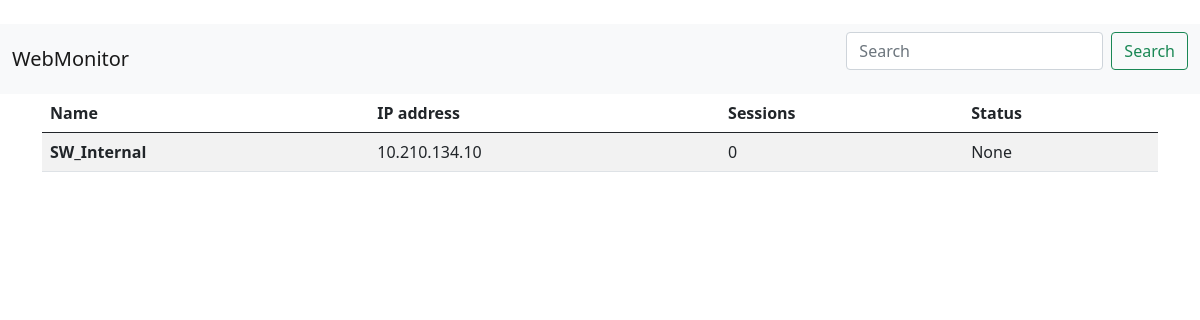
Before: / with the older database file.
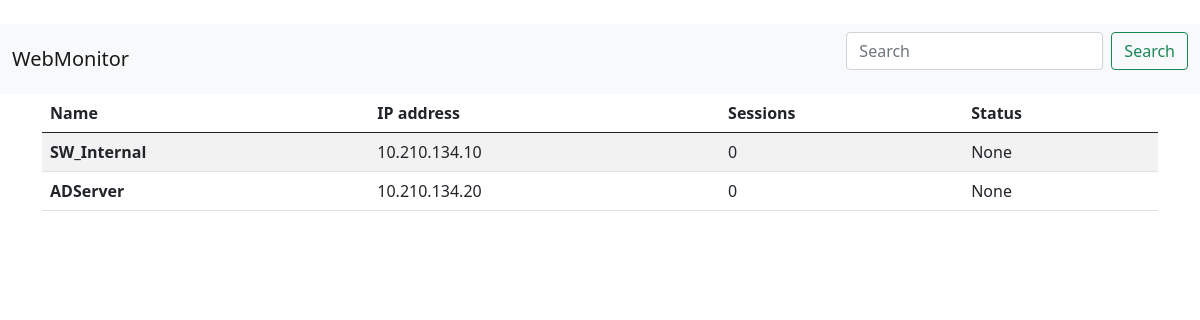
After: the same page with the newer database file.
### WebMonitor/models.py (models this page shows, shortened)
class Device(models.Model):
    name = models.CharField(max_length=50)
    type = models.CharField(max_length=30)
    producent = models.CharField(max_length=50)
    model = models.CharField(max_length=50)
    macaddress = models.CharField(max_length=20)
    ipaddress = models.GenericIPAddressField()
    sessions = models.PositiveIntegerField()
    status = models.NullBooleanField()

### WebMonitor/views.py (the view)
# urls.py: path('', views.dashboard, name='webmonitorhome'),
def dashboard(request):
    context = {
        'devices': Device.objects.all()
    }
    return render(request, 'WebMonitor/dashboard.html', context)

### WebMonitor/templates/WebMonitor/dashboard.html
{% extends "WebMonitor/base.html" %}
{% block content %}
    <table class="table table-striped table-hover">
        <thead>
            <tr>
                <th scope="col">Name</th>
                <th scope="col">IP address</th>
                <th scope="col">Sessions</th>
                <th scope="col">Status</th>
            </tr>
        </thead>
        <tbody>
            {% for device in devices %}
                <tr>
                    <th scope="row">{{ device.name }}</th>
                    <td>{{ device.ipaddress }}</td>
                    <td>{{ device.sessions }}</td>
                    <td>{{ device.status }}</td>
                </tr>
            {% endfor %}
        </tbody>
    </table>
{% endblock content %}

### WebMonitor/templates/WebMonitor/base.html (shortened to what this page needs)
﻿{% load static %}
<html>
<head>
    <link href="https://cdn.jsdelivr.net/npm/bootstrap@5.0.0-beta1/dist/css/bootstrap.min.css" rel="stylesheet">
    <link rel="stylesheet" type="text/css" href="{% static 'WebMonitor/main.css' %}"
    <title></title>
</head>
<body>
    <nav class="navbar navbar-light bg-light">
        <div class="container-fluid">
            <a class="navbar-brand">WebMonitor</a>
            <form class="d-flex">
                <input class="form-control me-2" type="search" placeholder="Search" aria-label="Search">
                <button class="btn btn-outline-success" type="submit">Search</button>
            </form>
        </div>
    </nav>
    <div class="container">
        {% block content %}{% endblock %}
    </div>
</body>
</html>

Changed rows visible on the page:
added Device: name "ADServer", ipaddress "10.210.134.20", sessions "0", status "None"
